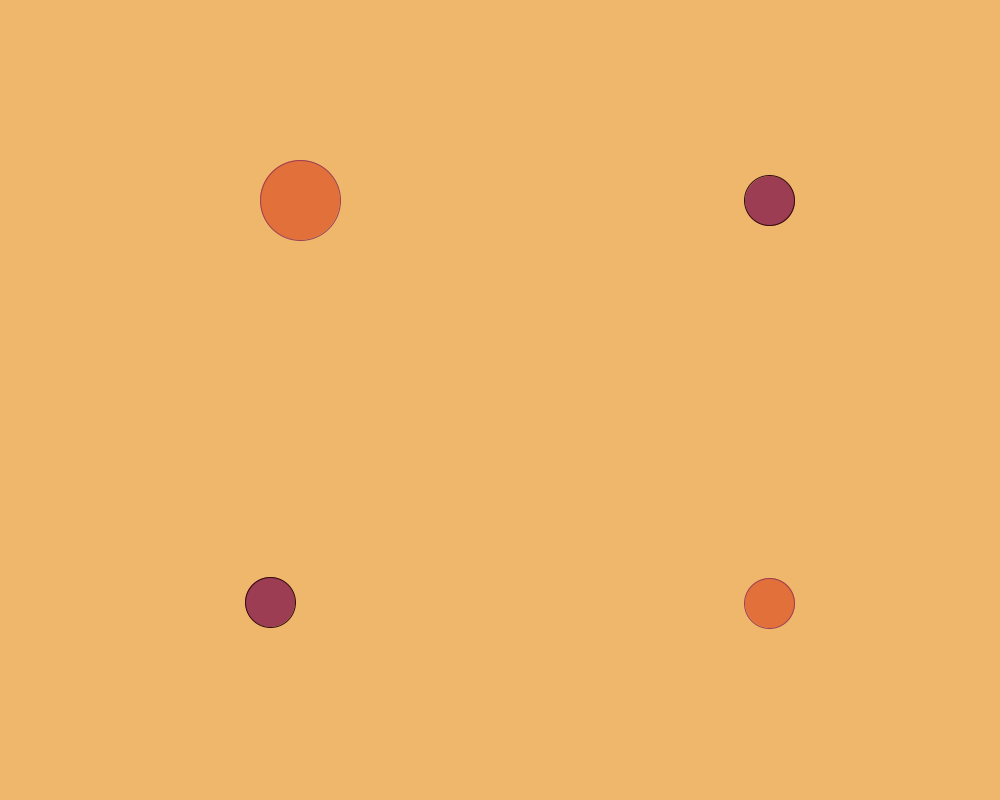
Frame 1 (no input)
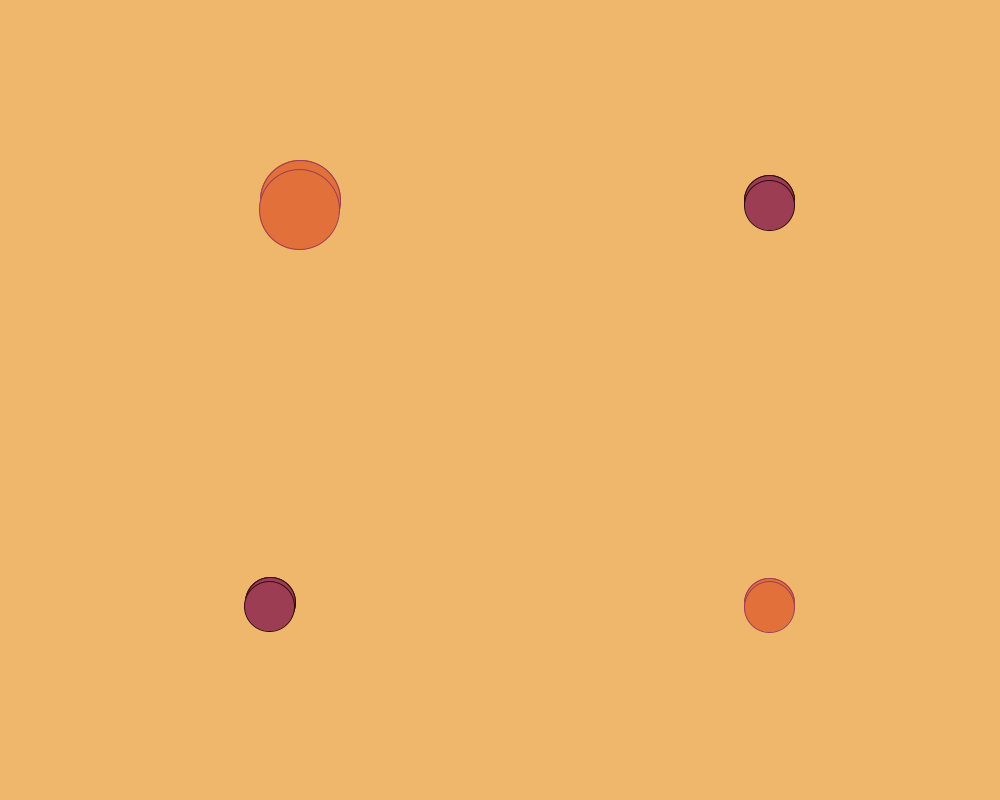
Frame 2 (the mouse pressed at the canvas centre, redrawn once)

The Processing sketch that drew these frames (run headless with seeded random() and noise(); the mouse was pressed at the canvas centre and the sketch redrawn once):

// Processing sketch: Day_008
// ── Day_008.pde
float r = 50;
float rChanged = 20;
float angle = 0;
float d = 50.0;
float d2 = 50.0;

PGraphics graphics1;
PGraphics graphics2;
PGraphics graphics3;
PGraphics graphics4;

color[] colors;

void setup() {
  size(1000, 800);
  colors = new color[4];
  colors[0] = #EEB76B;
  colors[1] = #E2703A;
  colors[2] = #9C3D54;
  colors[3] = #310B0B;
  background(colors[0]);
  smooth();

  graphics1 = createGraphics(width, height);
  graphics1.smooth();
  graphics2 = createGraphics(width, height);
  graphics2.smooth();
  graphics3 = createGraphics(width, height);
  graphics3.smooth();
  graphics4 = createGraphics(width, height);
  graphics4.smooth();

  noLoop();
}

void draw() {
  drawGraphics1();
  image(graphics1, 0, 0);

  drawGraphics2();
  image(graphics2, 0, 0);

  drawGraphics3();
  image(graphics3, 0, 0);

  drawGraphics4();
  image(graphics4, 0, 0);
}

// 绘制在左上部分
void drawGraphics1() {
  graphics1.beginDraw();
  graphics1.pushMatrix();
  graphics1.fill(colors[1]);
  graphics1.stroke(colors[2]);
  graphics1.translate(width/4, height/4);
  float x = r * cos(angle);
  float y = r * sin(angle);
  graphics1.ellipse(x, y, 80, 80);
  angle += 0.05;
  graphics1.popMatrix();
  graphics1.endDraw();
}

// 绘制在右上部分
void drawGraphics2() {
  if (rChanged > 400) {
    return;
  }
  graphics2.beginDraw();
  graphics2.pushMatrix();
  graphics2.fill(colors[2]);
  graphics2.stroke(colors[3]);
  graphics2.translate(width/4 * 3, height/4);
  float x = rChanged * cos(angle);
  float y = rChanged * sin(angle);
  graphics2.ellipse(x, y, 50, 50);
  angle += 0.05;
  rChanged += 0.2;
  graphics2.popMatrix();
  graphics2.endDraw();
}

// 绘制在左下部分
void drawGraphics3() {
  if (d < 0) {
    return;
  }
  graphics3.beginDraw();
  graphics3.pushMatrix();
  graphics3.fill(colors[2]);
  graphics3.stroke(colors[3]);
  graphics3.translate(width/4, height/4 * 3);
  float x = rChanged * cos(angle);
  float y = rChanged * sin(angle);
  graphics3.ellipse(x, y, d, d);
  angle += 0.05;
  rChanged += 0.02;
  d -= 0.05;
  graphics3.popMatrix();
  graphics3.endDraw();
}


// 绘制在右下部分
void drawGraphics4() {
  if (d2 > 100) {
    return;
  }
  graphics4.beginDraw();
  graphics4.pushMatrix();
  graphics4.fill(colors[1]);
  graphics4.stroke(colors[2]);
  graphics4.translate(width/4 * 3, height/4 * 3);
  float x = rChanged * cos(angle);
  float y = rChanged * sin(angle);
  graphics4.ellipse(x, y, d2, d2);
  angle += 0.05;
  rChanged += 0.02;
  d2 += 0.05;
  graphics4.popMatrix();
  graphics4.endDraw();
}

void keyPressed() {
  if (key == 's' || key == 'S') {
    save("Day_008.png");
  } else if (key == 'l') {
    loop();
  } else if (key == 'n') {
    noLoop();
  }
}
